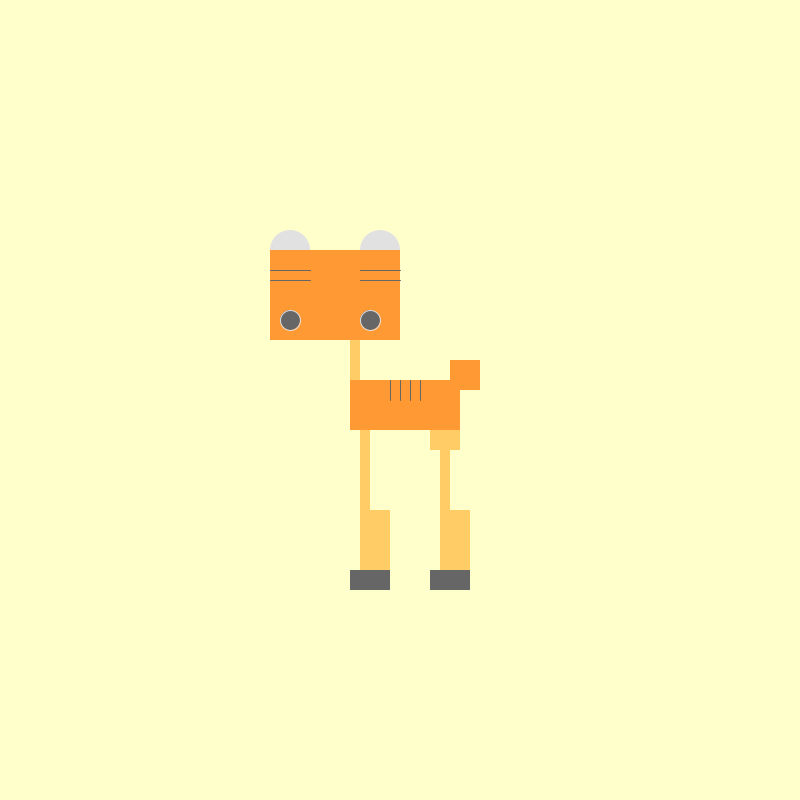
Frame 1 (no input)
Frame 60 (the mouse pressed at the canvas centre just before this capture): identical to frame 1, image omitted
Frame 120 (the mouse held since frame 60 and released just before this capture): identical to frame 1, image omitted

The Processing sketch that drew this single still picture (run headless with seeded random() and noise(); from frame 60 on, the mouse is pressed at the canvas centre):

// Processing sketch: processing_71740
// ── processing_71740.pde

/*Nicole Strang
  ITGM 315
  Assignment 2 Part 2
  9/23/2012
  
  This script allows further interaction between Odeer and the User.
  
  As long as the left mouse key is pressed, Odeer moves up and down
  and follows the cursor.
  
  Otherwise, Odeer returns to the center of the screen and does nothing.
  
  If the right mouse key is pressed, the mouse cursor location
  can change Odeer's coat color.
  
  If the shift key is pressed on the keyboard, Odeer returns to his usual color.
  */




int newX = 400;
int newY = 400;
int gr1 = 225;
int gr2 = 102;
color color1 = color(255, 153, 51);
color color2 = color(255, 204, 102);

int i;
int o;
int u=0;
boolean jumpUp=true;


void setup() {
  size(800, 800);
  smooth();
  frameRate(30);
  rectMode(CORNERS);
  ellipseMode(CORNERS);
  background(255,255,204);
}


void draw() {
  background(255,255,204);
  
  if(mousePressed==true && mouseButton==LEFT){
        background(255,255,204);
        
        if(abs(mouseX-pmouseX)<1){
          drawOdeer(mouseX, mouseY+u, gr1, gr2, color1, color2);
          if(u<=-50){  jumpUp=true;  }
          if(u>=50){  jumpUp=false;  }
          if(jumpUp){
            u+=7;
          }
          else{
            u-=7;
          }
        }
        else{
          drawOdeer(mouseX, mouseY, gr1, gr2, color1, color2);
        }
  }
  else if(mousePressed==true && mouseButton==RIGHT){
    background(255,255,204);
    
    color1 = color(mouseX/2, mouseY/2, 51);
    drawOdeer(newX, newY, gr1, gr2, color1, color2);
  }
  else {
    drawOdeer(newX, newY, gr1, gr2, color1, color2);
  }
  
  if(keyPressed){
    if(keyCode==SHIFT){
      color1 = color(255, 153, 51);
      color2 = color(255, 204, 102);
    }
  }
  
}


//A function for drawing Odeer is necessary to keep the draw function from getting bulky.
void drawOdeer(int localX, int localY, int grey1, int grey2, color c1, color c2) {
    //Ears
  noStroke();
  fill(grey1);
  for(i=0; i<=90; i+=90){  ellipse(localX-130+i,localY-170,localX-90+i,localY-130);  }    
  
  //Neck
  fill(c2);
  rect(localX-50,localY-60,localX-40,localY-20);
  
  //Legs
  for(i=0; i<=80; i+=80){  
    rect(localX-40+i,localY+30,localX-30+i,localY+110);
    rect(localX-40+i,localY+110,localX-10+i,localY+170);
  }
    rect(localX+30,localY+30,localX+60,localY+50);
  
  //Tail
  fill(c1);
  rect(localX+50,localY-40,localX+80,localY-10);
  
  //Head
  rect(localX-130,localY-150,localX,localY-60);
  
  //Body
  rect(localX-50,localY-20,localX+60,localY+30);
  
  //Hooves
  fill(grey2);
  for(i=0; i<=80; i+=80){  rect(localX-50+i,localY+170,localX-10+i,localY+190);  }
  
  //Stripes on head
  stroke(grey2);
  for(i=0; i<=90; i+=90){  
    for(o=0; o<=10; o+=10){  line(localX-130+i,localY-130+o,localX-90+i,localY-130+o);  }
  }
  
  //Stripes on Bod
  for(i=0; i<=30; i+=10){  line(localX-10+i,localY-20,localX-10+i,localY);  }
  
  
  //Eyes
  stroke(grey1);
  for(i=0; i<=80; i+=80){  ellipse(localX-120+i,localY-90,localX-100+i,localY-70);  }
}
  
